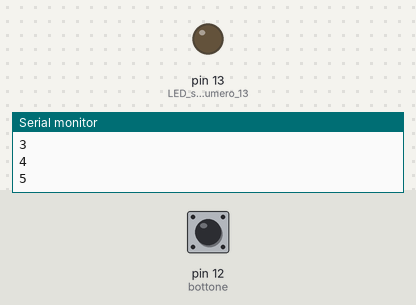
Bench run of a sketch on a simulated Arduino Uno, built with avr-gcc and run on an emulated ATmega328P. On the bench: output pins drawn as LEDs (lit = HIGH), the last lines printed to the serial monitor. The test bench sets the inputs (shaded band); at power-on: pin 12 (bottone) LOW.

Above: at 1.2 s.
1.3 s: pin 12 (bottone) pulled HIGH for 0.25 s
At 1.5 s:
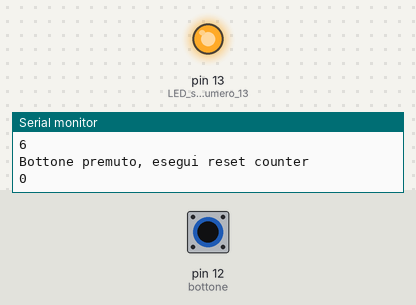
3.1 s: pin 12 (bottone) pulled HIGH for 3.2 s
At 6.8 s:
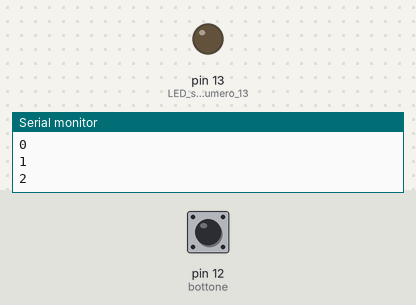
Timing chart, 0 to 8.3 s (numbered marks = the images above; inputs shaded):
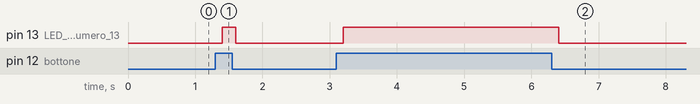

The sketch:

04_bottone.ino
```cpp
int counter = 0;

void setup() {

  Serial.begin(9600);

  pinMode(12, INPUT);   // bottone, pin e tipo di modo (INPUT o OUTPUT);
  pinMode(13, OUTPUT);  // LED sul pin numero 13

}

void loop() {

  if( digitalRead(12) == 1 ) {    // bottone premuto!
    Serial.println("Bottone premuto, esegui reset counter");
    counter = 0;

    digitalWrite(13, HIGH); // accendi il LED sul pin 13 (HIGH)
  }
  else {
    digitalWrite(13, LOW);  // senò, spegni il LED sul pin 13 (LOW)
  }

  Serial.println(counter);

  counter = counter + 1;

  delay(200);   // 0.2 secondi di pausa

}
```

Measured:
- after the input at 1.3 s, pin 13 (LED_sul_pin_numero_13): LOW → HIGH after 0.10 s, → LOW 0.20 s later
- after the input at 3.1 s, pin 13 (LED_sul_pin_numero_13): LOW → HIGH after 0.10 s, → LOW 3.2 s later
